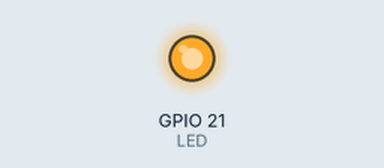
A program run on a simulated Raspberry Pi (BCM pin numbers). On the bench: output pins drawn as LEDs (lit = HIGH).

Above: at 1.0 s.
At 3.0 s:
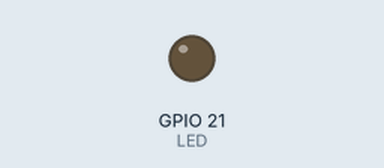
Timing chart, 0 to 5.2 s (numbered marks = the images above):
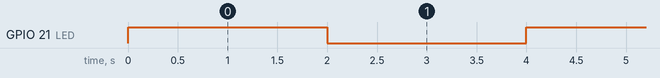

The program:

blink.py
```python
import RPi.GPIO as GPIO
import time

# L’option GPIO.BCM signifie que nous faisons référence aux broches par le numéro “Broadcom SOC channel”,
# ce sont les numéros après “GPIO”
GPIO.setmode(GPIO.BCM)

# Nous l’utilisons ceci pour éviter les messages d’avertissement
# car nous ne terminons pas correctement la connexion GPIO lorsque nous interrompons le programme
GPIO.setwarnings(False)

# nous définissons la broche LED (= 21) comme une broche de sortie
LED = 21

ledState = False

# Pour attribuer la valeur de la variable “ledState” à la broche. Vrai = 3.3V et Faux = 0V
GPIO.setup(LED, GPIO.OUT)

while True:
 ledState = not ledState
 GPIO.output(LED, ledState)
 time.sleep(2)
```

Measured:
- by itself, GPIO 21 (LED): alternates HIGH for 2.0 s and LOW for 2.0 s
